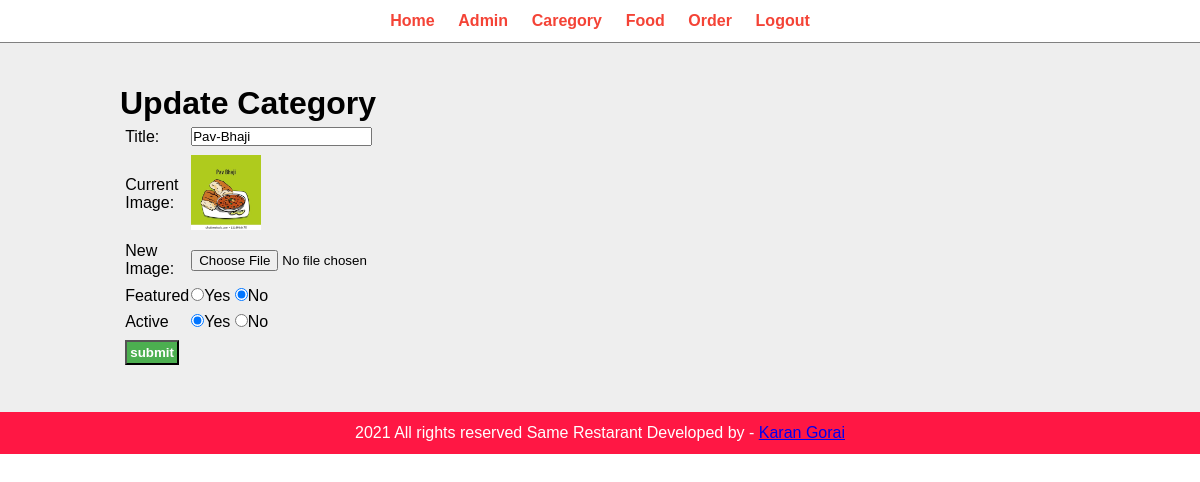
The app's page /admin/update-category.php?id=35 (signed in) with its own data.
### tables this page shows
CREATE TABLE IF NOT EXISTS `tnl_category` (
  `id` int(10) UNSIGNED NOT NULL AUTO_INCREMENT,
  `title` varchar(100) DEFAULT NULL,
  `image_name` varchar(255) DEFAULT NULL,
  `featured` varchar(10) DEFAULT NULL,
  `active` varchar(10) DEFAULT NULL,
  PRIMARY KEY (`id`)
);

### admin/update-category.php (the view, shortened to what this page needs)
<?php include 'partial/menu.php'; ?>
<div class="main-content">
	<div class="wrapper">
		<h1>Update Category</h1>
		<?php
		if (isset($_GET['id'])) {
			$id = $_GET['id'];
			$sql = "SELECT * FROM tnl_category WHERE id=$id";
			$res = mysqli_query($con,$sql);
			if ($res == true) {
				$count = mysqli_num_rows($res);
				if ($count==1) {
					$row = mysqli_fetch_assoc($res);
					$title = $row['title'];
					$image = $row['image_name'];
					$featured = $row['featured'];
					$active = $row['active'];
				}else{
					header('location;'.SITEURL.'admin/manage-admin.php');
				}
			}
		}else{
			header('location:'.SITEURL.'admin/manage-category.php');
		}
		?>
		<form action="" method="post" enctype="multipart/form-data">
				<table class="tbl-30">
					<tr>
						<td>Title: </td>
						<td><input type="text" name="title" value="<?php echo $title; ?>"></td>
					</tr>
					<tr>
						<td>Current Image: </td>
						<td><img src="../images/category/<?php echo $image; ?>  " style="width: 70px;"></td>
					</tr>
					<tr>
						<td>New Image: </td>
						<td>
							<input type="file" name="image">
						</td>
					</tr>
					<tr>
						<td>Featured</td>
						<td>
							<input <?php if ($featured=="yes"){echo "Checked";} ?> type="radio" name="featured" value="yes">Yes
							<input <?php if ($featured=="no"){echo "Checked";} ?> type="radio" name="featured" value="no">No
						</td>
					</tr>
					<tr>
						<td>Active</td>
						<td>
							<input <?php if ($active=="yes"){echo "Checked";} ?> type="radio" name="active" value="yes">Yes
							<input <?php if ($active=="no"){echo "Checked";} ?> type="radio" name="active" value="no">No
						</td>
					</tr>
					<tr>
						<td colspan="2">
							<input class="btn-secondry " type="submit" name="submit" value="submit">
						</td>
					</tr>
				</table>
			</form>
	</div>
</div>
<?php include 'partial/footer.php' ?>

### css/admin.css (style rules this page uses)
* { margin: 0; padding: 0; font-family: Arial, Helvetica, sans-serif; }
.wrapper { padding: 1%; width: 80%; margin: 0 auto; }
.main-content { background-color: #eeeeee; padding: 30px 0; }
.tbl-30 { width: 30%; }
table tr td { padding: 1%; }
.btn-secondry { background-color: #4caf50; padding: 1%; color: white; text-decoration: none; font-weight: bold; }

### records on screen
tnl_category: title "Pav-Bhaji", image_name (picture), featured "☑", active "☑"
